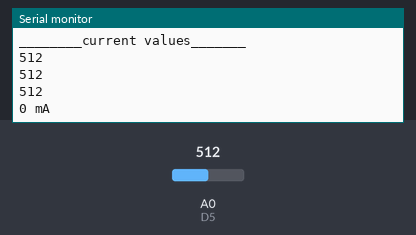
Bench run of a sketch on a simulated Arduino Uno, built with avr-gcc and run on an emulated ATmega328P. Parts: the last lines printed to the serial monitor. The inputs (shaded band) are chosen by the test bench; at power-on: A0 (D5) = 512.

Above: at 3.2 s.
3.3 s: A0 (D5) set to 716
At 4.6 s:
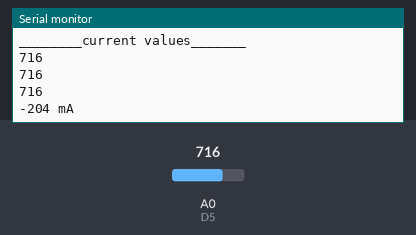
4.8 s: A0 (D5) set to 900
At 6.9 s:
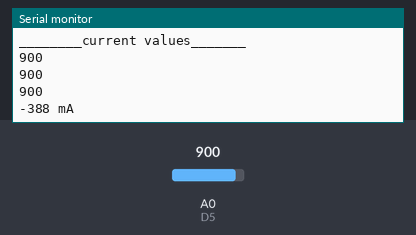
Timing chart, 0 to 8.4 s (numbered marks = the images above; inputs shaded):
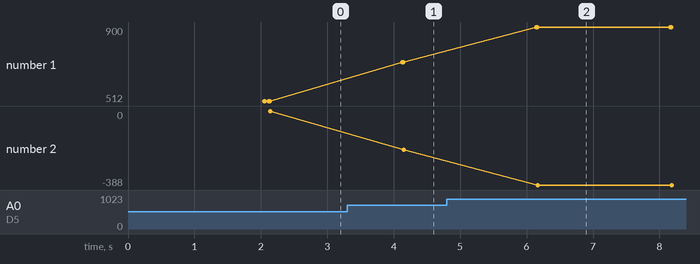

Measured:
- after the input at 3.3 s, the serial monitor: prints a new line after 0.83 s (image 1)
- after the input at 4.8 s, the serial monitor: prints a new line after 1.3 s (image 2)
- plotted number 1: 512 → 716 after the input at 3.3 s, 716 → 900 after the input at 4.8 s
- plotted number 2: 0 → -204 after the input at 3.3 s, -204 → -388 after the input at 4.8 s

The sketch:

Tweet_A_Watt_2.0.ino
```cpp
//ESP 8266 PIN OUTS
#define D0 16
#define D1 5 // I2C Bus SCL (clock)
#define D2 4 // I2C Bus SDA (data)
#define D3 0
#define D4 2 // Same as "LED_BUILTIN", but inverted logic
#define D5 14 // SPI Bus SCK (clock)
#define D6 12 // SPI Bus MISO
#define D7 13 // SPI Bus MOSI
#define D8 15 // SPI Bus SS (CS)
#define D9 3 // RX0 (Serial console)
#define D10 1 // TX0 (Serial console)

int baseline = 0;
int baseline_min = 0;
int baseline_max = 0;

void setup() {
  pinMode(INPUT, A0);
  Serial.begin(9600);
  delay(2000);
  calibrate();
  Serial.println("passed calibration");
}

void loop() {
  Serial.print(getCurrent());
  Serial.println(" mA");
  delay(2000);
}

void calibrate() {
  long current_time = millis();
  int baseline_min = 1024;
  int baseline_max = 0;
  int value = 0;
  while (millis() < current_time + 17) {
    do {
      value = analogRead(A0);
    } while (value < 24 || value > 1000);

    if (value < baseline_min)
      baseline_min = value;
    if (value > baseline_max)
      baseline_max = value;
  }

  baseline = (baseline_min + baseline_max) / 2;
  Serial.println("________baseline values_______");
  Serial.println(baseline_min);
  Serial.println(baseline_max);
  Serial.println(baseline);
  Serial.println("\n\n");
}

int getCurrent() {
  long current_time = millis();
  int current = 0;
  int current_min = 1024;
  int current_max = 0;
  int value = 0;
  while (millis() < current_time + 17) {
    do {
      value = analogRead(A0);
    } while (value < 24 || value > 1000);

    if (value < current_min)
      current_min = value;
    if (value > current_max)
      current_max = value;
  }

  current = (current_min + current_max) / 2;

  Serial.println("________current values_______");
  Serial.println(current_min);
  Serial.println(current_max);
  Serial.println(current);
  Serial.println("\n\n");

  return baseline - current_min;
}
```
